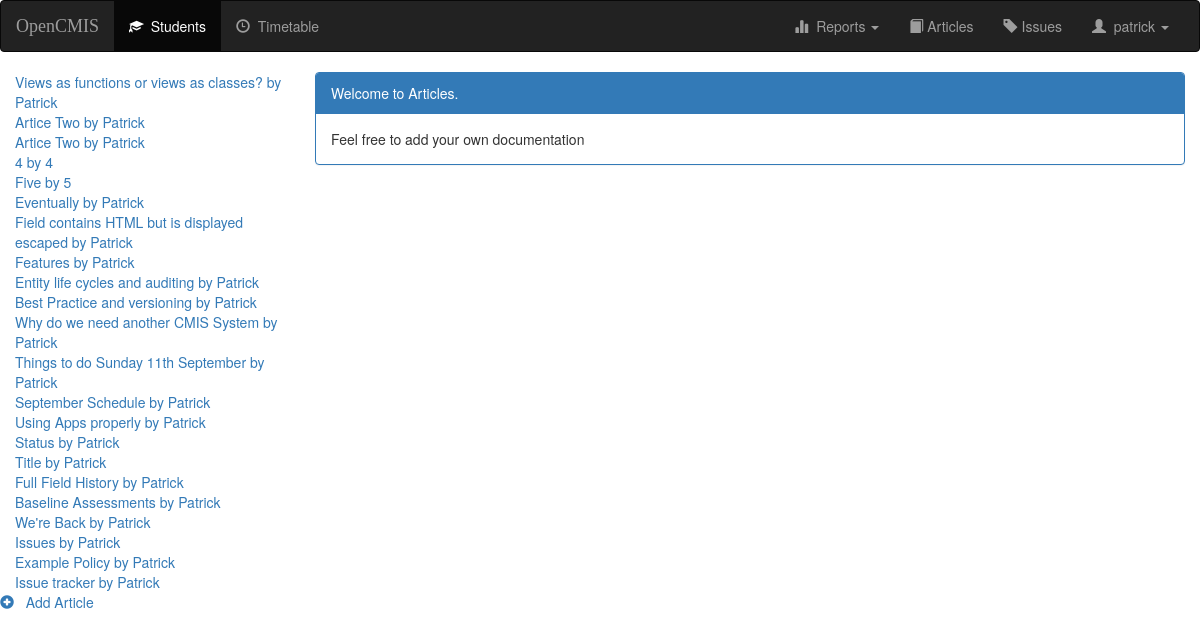
The page /article/ (signed in) on the database its author committed.
### articles/models.py (models this page shows, shortened)
class Article(models.Model):
    title = models.CharField(max_length=80, blank=False)
    author = models.CharField(max_length=12, blank=False)
    tags = models.CharField(max_length=100, blank=False)
    body = models.TextField(blank=False)
    date = models.DateTimeField(auto_now_add=True)  # TODO: Should this be auto_add_now or auto_add_now_other?
    archive = models.BooleanField(default=False)
    def __str__(self):
        return "%s by %s" % (self.title, self.author)

### articles/views.py (the view)
class Index(LoginRequiredMixin, ListView):
    login_url = '/login/'
    redirect_field_name = 'redirect_to'
    model = Article
    template_name = 'articles/index.html'
    context_object_name = 'article_list'
    def get_queryset(self):
        return Article.objects.all()

### opencmis/templates/articles/index.html (shortened to what this page needs)
{% extends 'opencmis/base.html' %}
{% block index %}
    {% for article in article_list %}
        <a href="{% url 'articles:detail' article.id %}{{tab}}">{{article}}</a><br>
    {% empty %}
        <div class="alert alert-warning" role="alert">
            <strong>There are no articles to display.</strong>
        </div>
    {% endfor %}
    <div class="row">
            <a href="{% url 'articles:create' %}">
                <span class="glyphicon glyphicon-plus-sign" area-hidden="true"></span>
                &nbsp;&nbsp;Add Article
            </a>
    </div>
{% endblock %}
{% block body %}
<div class="panel panel-primary">
    <div class="panel-heading">Welcome to Articles.</div>
    <div class="panel-body">Feel free to add your own documentation</div>
</div>
{% endblock %}

### opencmis/templates/opencmis/base.html (shortened to what this page needs)
<!DOCTYPE html>
<html lang="en">
<head>
    {% load staticfiles %}
    <link rel="stylesheet" href="https://maxcdn.bootstrapcdn.com/bootstrap/3.3.7/css/bootstrap.min.css">
    <link rel="stylesheet" type="text/css" href="{% static 'style.css' %}"/>
</head>
<body>
    <nav class="navbar navbar-inverse hidden-print">
        <div class="container-fluid">
            <div class="navbar-header">
                <a class="navbar-brand" href="{% url 'opencmis:dashboard' %}">OpenCMIS</a>
            </div>
            <div class="collapse navbar-collapse" id="topNavBar">
                <ul class="nav navbar-nav">
                    <li class="active">
                        <a href="{% url 'opencmis:index' %}">
                            <span class="glyphicon glyphicon-education" area-hidden="true"></span>&nbsp;&nbsp;Students
                        </a>
                    </li>
                    <li class="">
                        <a href="/timetable/subject/">
                            <span class="glyphicon glyphicon-time" area-hidden="true"></span>&nbsp;&nbsp;Timetable
                        </a>
                    </li>
                </ul>
                <ul class="nav navbar-nav navbar-right">
                    <li class="dropdown">
                        <a href="#" class="dropdown-toggle" data-toggle="dropdown" role="button" aria-haspopup="true"
                           aria-expanded="false"><span class="glyphicon glyphicon-stats" area-hidden="true"></span>&nbsp;&nbsp;Reports <span class="caret"></span></a>
                    </li>
                    <li class="">
                        <a href="/article/">
                            <span class="glyphicon glyphicon-book" area-hidden="true"></span> Articles
                        </a>
                    </li>
                    <li class="">
                        <a href="/issue/">
                            <span class="glyphicon glyphicon-tag" area-hidden="true"></span> Issues
                        </a>
                    </li>
                    <li class="dropdown">
                        <a href="#" class="dropdown-toggle" data-toggle="dropdown" role="button"
                           aria-haspopup="true"
                           aria-expanded="false"><span class="glyphicon glyphicon-user" area-hidden="true"></span>&nbsp;&nbsp;{{user}}
                            <span class="caret"></span></a>
                    </li>
                </ul>
            </div>
        </div>
    </nav>
    <div class="container-fluid">
        <div class="row">
            <div class="col-sm-3">
                <div class="hidden-print">
                    {% block index %}
                    {% endblock %}
                </div>
            </div>
            <div class="col-sm-9">
                {% block body %}
                {% endblock %}
            </div>
        </div>
    </div>
</body>
</html>

### opencmis/static/style.css (style rules this page uses)
.navbar-brand { font-family: Righteous sans-serif; }

### rows shown on the page
Article: title+author "Views as functions or views as classes? by Patrick"
Article: title+author "Artice Two by Patrick"
Article: title+author "Artice Two by Patrick"
Article: title+author "4 by 4"
Article: title+author "Five by 5"
Article: title+author "Eventually by Patrick"
Article: title+author "Field contains HTML but is displayed escaped by Patrick"
Article: title+author "Features by Patrick"
Article: title+author "Entity life cycles and auditing by Patrick"
Article: title+author "Best Practice and versioning by Patrick"
Article: title+author "Why do we need another CMIS System by Patrick"
Article: title+author "Things to do Sunday 11th September by Patrick"
Article: title+author "September Schedule by Patrick"
Article: title+author "Using Apps properly by Patrick"
Article: title+author "Status by Patrick"
Article: title+author "Title by Patrick"
Article: title+author "Full Field History by Patrick"
Article: title+author "Baseline Assessments by Patrick"
Article: title+author "We're Back by Patrick"
Article: title+author "Issues by Patrick"
Article: title+author "Example Policy by Patrick"
Article: title+author "Issue tracker by Patrick"

### other values the page prints
{{ user }} "patrick"
